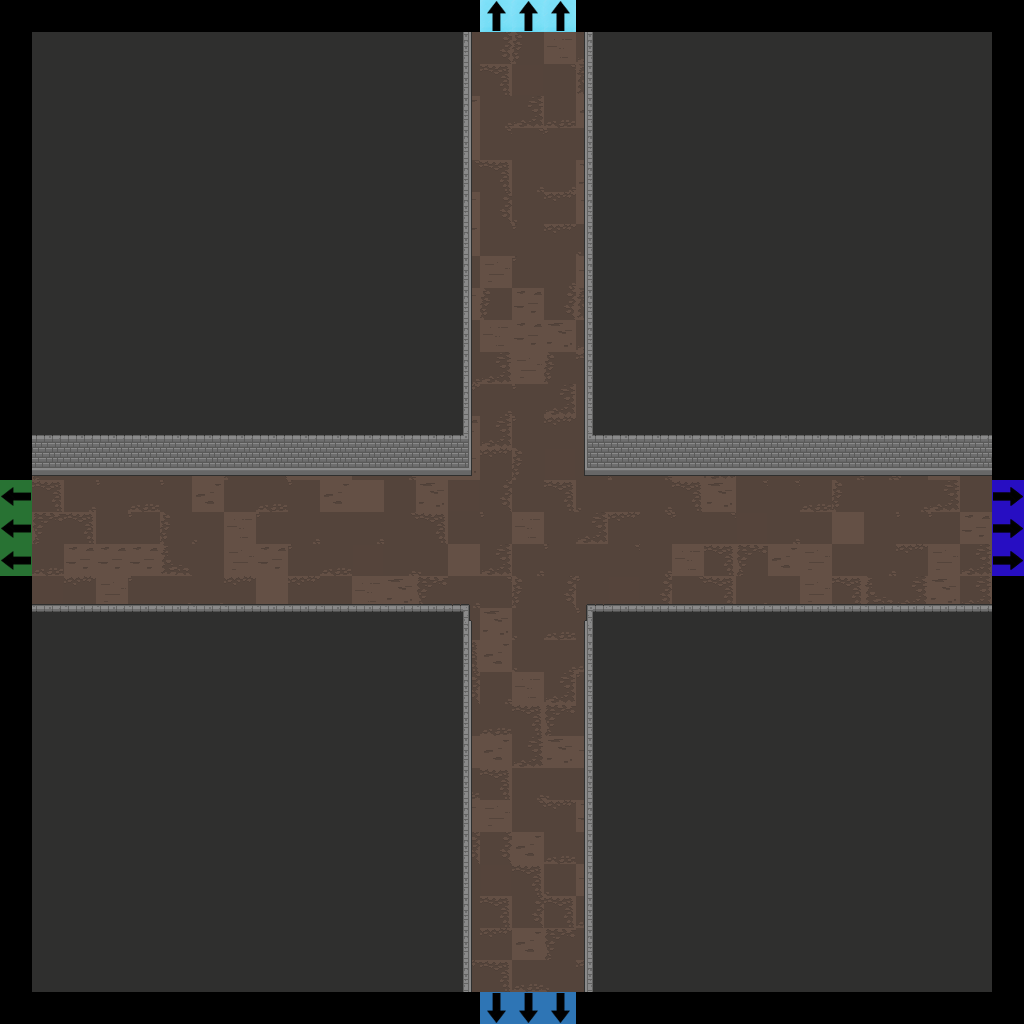

Below is a game level as drawn by its tile map, then a one-line description and the .tmx that defines it (tile-layer data replaced by summaries):
An orthogonal 32x32 tile map with 32x32 px tiles, 7 tile layers (Floor, Walls, Doors, Pillars, ...), 2 tilesets.

<map version="1.2" tiledversion="2019.04.18" orientation="orthogonal" renderorder="right-down" width="32" height="32" tilewidth="32" tileheight="32" infinite="0" nextlayerid="22" nextobjectid="1">
 <tileset firstgid="1" source="Dungeon_Tileset_2.tsx" />
 <tileset firstgid="321" source="flags.tsx" />
 <layer id="15" name="Floor" width="32" height="32">
  <data>[1024 cells, 900 non-empty, 25 distinct tile ids]</data>
 </layer>
 <layer id="16" name="Walls" width="32" height="32">
  <data>[1024 cells, 729 non-empty, 15 distinct tile ids]</data>
 </layer>
 <layer id="17" name="Doors" width="32" height="32">
  <data>[1024 cells, 0 non-empty, 0 distinct tile ids]</data>
 </layer>
 <layer id="18" name="Pillars" width="32" height="32">
  <properties>
   <property name="unity:SortingLayer" value="Player" />
  </properties>
  <data>[1024 cells, 0 non-empty, 0 distinct tile ids]</data>
 </layer>
 <layer id="19" name="Candles" width="32" height="32">
  <data>[1024 cells, 0 non-empty, 0 distinct tile ids]</data>
 </layer>
 <layer id="20" name="Debris" width="32" height="32">
  <data>[1024 cells, 0 non-empty, 0 distinct tile ids]</data>
 </layer>
 <layer id="21" name="Flags" width="32" height="32">
  <data>[1024 cells, 12 non-empty, 4 distinct tile ids]</data>
 </layer>
</map>
